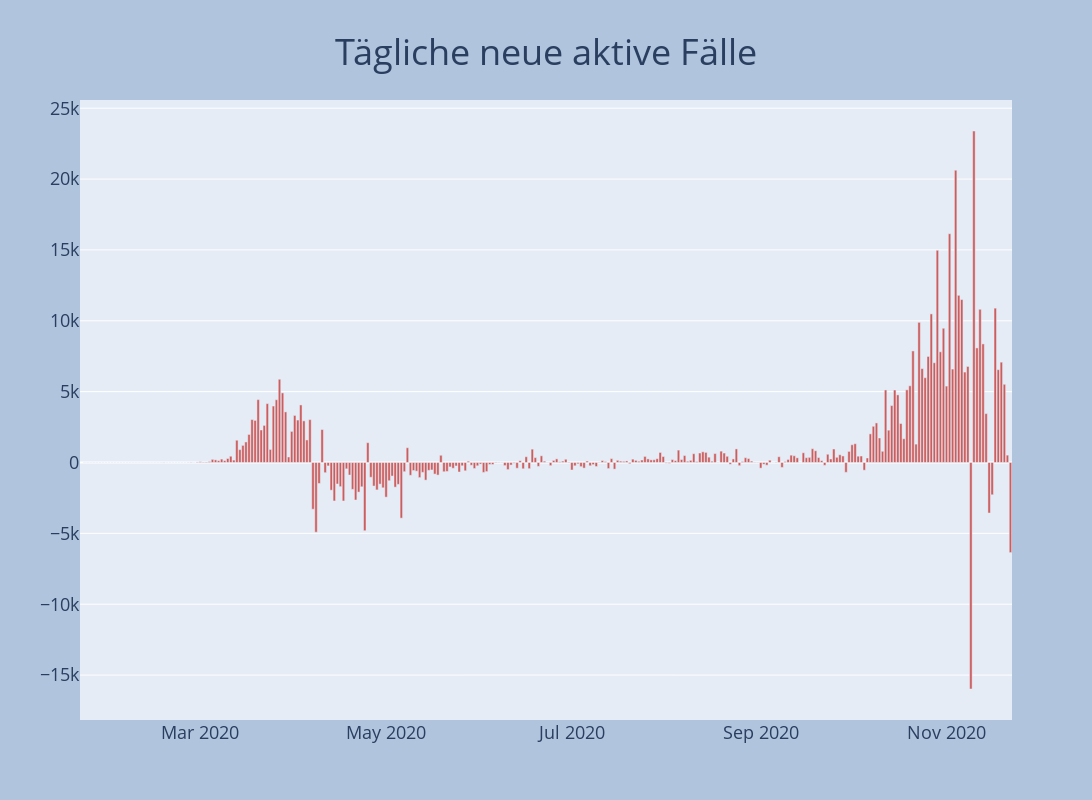

Here is the notebook cell this chart was saved with:
### Code cell
fig = go.Figure()
fig.add_trace(go.Bar(x=df.datum, y=df.neu_aktiv, marker_color='indianred'))
fig = plot_layout(fig, 'Tägliche neue aktive Fälle')
fig.show()

### Figure 1 — Plotly figure (JSON) as saved in the notebook; plotly's stock layout.template omitted (floating-point values rounded to 4 significant figures; data arrays with more than 128 entries replaced by an {"elided": "..."} marker saying what was removed)
{"data": [{"marker": {"color": "indianred"}, "type": "bar", "x": {"elided": "306 str values"}, "y": {"elided": "306 int values"}}], "layout": {"autosize": false, "height": 800, "hovermode": "x", "legend": {"bgcolor": "lightgray", "font": {"color": "black", "size": 18}, "x": 0.05, "y": 0.95}, "paper_bgcolor": "LightSteelBlue", "title": {"font": {"size": 36}, "text": "Tägliche neue aktive Fälle", "x": 0.5, "xanchor": "center", "y": 0.95}, "width": 1600, "xaxis": {"tickfont": {"size": 18}}, "yaxis": {"tickfont": {"size": 18}}}}
